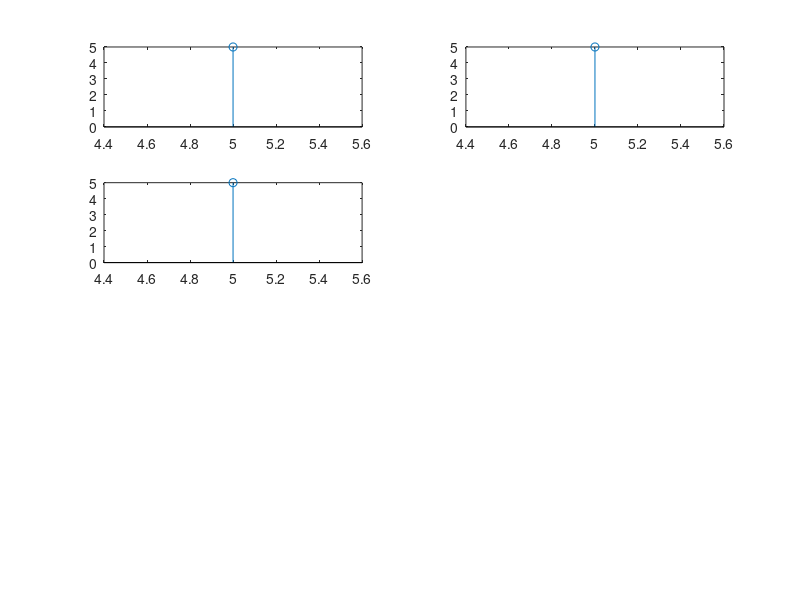

This chart was generated by the following MATLAB code: (Note: this script raises an error after producing the figure.)
% distributive property of convulation
clc;
clear all;
close all;

x1=input('enter the sequence :');
n1=input('enter the time range :');

x2=input('enter the sequence :');
n2=input('enter the time range :');

x3=input('enter the sequence :');
n3=input('enter the time range :');

subplot(421);
stem(n1,x1);

subplot(422);
stem(n2,x2);

subplot(423);
stem(n3,x3);

[yn,y]=convoper(x1,x2,n1,n2);
subplot(424);
stem(yn,y);
title("x1 * x2 ");

[yn1,y1]=convoper(x1,x3,n1,n3);
subplot(425);
stem(yn1,y1);
title("x1 * x3");

[yn2,y2]=addsig(y,y1,yn,yn1);
subplot(426);
stem(yn2,y2);
title(("( x1 * x2 ) + ( x1 * x3 )"));

[yn3,y3]=addsig(x2,x3,n2,n3);
subplot(427);
stem(yn3,y3);
title("( x2 + x3 )");

[yn4,y4]=convoper(x1,y3,n1,yn3);
subplot(428);
stem(yn4,y4);
title("x1 * ( x2 + x3 )");
